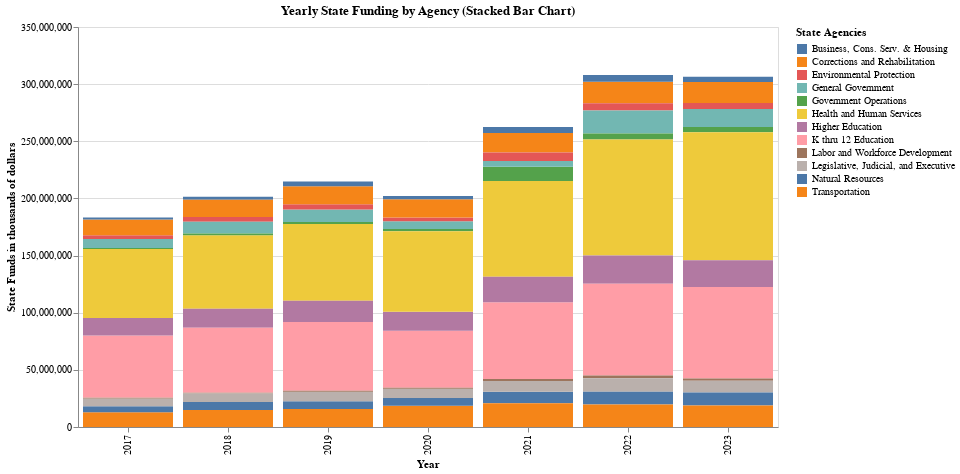

Here is the notebook cell this chart was saved with:
### Code cell
# Stacked Bar Chart
stacked_bar_chart = alt.Chart(df).mark_bar().encode(
    x='Year:O',
    y=alt.Y('Total State Funds*', title='State Funds in thousands of dollars'),
    color='State Agencies:N',
    tooltip=['Year', 'State Agencies', 'Total State Funds*']
).properties(
    width=700,
    height=400,
    title='Yearly State Funding by Agency (Stacked Bar Chart)'
)

stacked_bar_chart

### Figure 1 — Vega-Lite specification as saved in the notebook (floating-point values rounded to 4 significant figures)
{"config": {"view": {"continuousWidth": 400, "continuousHeight": 300}}, "data": {"name": "data-7afb8bf2a63c92f4828103f0ba0ca067"}, "mark": "bar", "encoding": {"color": {"field": "State Agencies", "type": "nominal"}, "tooltip": [{"field": "Year", "type": "nominal"}, {"field": "State Agencies", "type": "nominal"}, {"field": "Total State Funds*", "type": "quantitative"}], "x": {"field": "Year", "type": "ordinal"}, "y": {"field": "Total State Funds*", "title": "State Funds in thousands of dollars", "type": "quantitative"}}, "height": 400, "title": "Yearly State Funding by Agency (Stacked Bar Chart)", "width": 700, "$schema": "https://vega.github.io/schema/vega-lite/v4.17.0.json", "datasets": {"data-7afb8bf2a63c92f4828103f0ba0ca067": [{"Total State Funds*": 3186058, "State Agencies": "Environmental Protection", "Year": "2017"}, {"Total State Funds*": 12988956, "State Agencies": "Transportation", "Year": "2017"}, {"Total State Funds*": 5197052, "State Agencies": "Natural Resources", "Year": "2017"}, {"Total State Funds*": 6744679, "State Agencies": "Legislative, Judicial, and Executive", "Year": "2017"}, {"Total State Funds*": 847140, "State Agencies": "Labor and Workforce Development", "Year": "2017"}, {"Total State Funds*": 54225738, "State Agencies": "K thru 12 Education", "Year": "2017"}, {"Total State Funds*": 15396305, "State Agencies": "Higher Education", "Year": "2017"}, {"Total State Funds*": 60275318, "State Agencies": "Health and Human Services", "Year": "2017"}, {"Total State Funds*": 985148, "State Agencies": "Government Operations", "Year": "2017"}, {"Total State Funds*": 7857559, "State Agencies": "General Government", "Year": "2017"}, {"Total State Funds*": 13869150, "State Agencies": "Corrections and Rehabilitation", "Year": "2017"}, {"Total State Funds*": 1683190, "State Agencies": "Business, Cons. Serv. & Housing", "Year": "2017"}, {"Total State Funds*": 2523990, "State Agencies": "Business, Cons. Serv. & Housing", "Year": "2018"}, {"Total State Funds*": 64332173, "State Agencies": "Health and Human Services", "Year": "2018"}, {"Total State Funds*": 4177317, "State Agencies": "Environmental Protection", "Year": "2018"}, {"Total State Funds*": 10325676, "State Agencies": "General Government", "Year": "2018"}, {"Total State Funds*": 1613912, "State Agencies": "Government Operations", "Year": "2018"}, {"Total State Funds*": 16589768, "State Agencies": "Higher Education", "Year": "2018"}, {"Total State Funds*": 15000372, "State Agencies": "Corrections and Rehabilitation", "Year": "2018"}, {"Total State Funds*": 882264, "State Agencies": "Labor and Workforce Development", "Year": "2018"}, {"Total State Funds*": 7472245, "State Agencies": "Legislative, Judicial, and Executive", "Year": "2018"}, {"Total State Funds*": 6900282, "State Agencies": "Natural Resources", "Year": "2018"}, {"Total State Funds*": 14873885, "State Agencies": "Transportation", "Year": "2018"}, {"Total State Funds*": 56680868, "State Agencies": "K thru 12 Education", "Year": "2018"}, {"Total State Funds*": 60137016, "State Agencies": "K thru 12 Education", "Year": "2019"}, {"Total State Funds*": 15729491, "State Agencies": "Transportation", "Year": "2019"}, {"Total State Funds*": 6910734, "State Agencies": "Natural Resources", "Year": "2019"}, {"Total State Funds*": 8219236, "State Agencies": "Legislative, Judicial, and Executive", "Year": "2019"}, {"Total State Funds*": 951252, "State Agencies": "Labor and Workforce Development", "Year": "2019"}, {"Total State Funds*": 67139332, "State Agencies": "Health and Human Services", "Year": "2019"}, {"Total State Funds*": 1752880, "State Agencies": "Government Operations", "Year": "2019"}, {"Total State Funds*": 10908785, "State Agencies": "General Government", "Year": "2019"}, {"Total State Funds*": 4636405, "State Agencies": "Environmental Protection", "Year": "2019"}, {"Total State Funds*": 15788581, "State Agencies": "Corrections and Rehabilitation", "Year": "2019"}, {"Total State Funds*": 4124992, "State Agencies": "Business, Cons. Serv. & Housing", "Year": "2019"}, {"Total State Funds*": 18479257, "State Agencies": "Higher Education", "Year": "2019"}, {"Total State Funds*": 18641239, "State Agencies": "Transportation", "Year": "2020"}, {"Total State Funds*": 6688182, "State Agencies": "Natural Resources", "Year": "2020"}, {"Total State Funds*": 8038029, "State Agencies": "Legislative, Judicial, and Executive", "Year": "2020"}, {"Total State Funds*": 49735800, "State Agencies": "K thru 12 Education", "Year": "2020"}, {"Total State Funds*": 1016924, "State Agencies": "Labor and Workforce Development", "Year": "2020"}, {"Total State Funds*": 16697509, "State Agencies": "Higher Education", "Year": "2020"}, {"Total State Funds*": 1949352, "State Agencies": "Government Operations", "Year": "2020"}, {"Total State Funds*": 6755649, "State Agencies": "General Government", "Year": "2020"}, {"Total State Funds*": 3332320, "State Agencies": "Environmental Protection", "Year": "2020"}, {"Total State Funds*": 15928545, "State Agencies": "Corrections and Rehabilitation", "Year": "2020"}, {"Total State Funds*": 2871469, "State Agencies": "Business, Cons. Serv. & Housing", "Year": "2020"}, {"Total State Funds*": 70418575, "State Agencies": "Health and Human Services", "Year": "2020"}, {"Total State Funds*": 9878217, "State Agencies": "Natural Resources", "Year": "2021"}, {"Total State Funds*": 9496491, "State Agencies": "Legislative, Judicial, and Executive", "Year": "2021"}, {"Total State Funds*": 1786043, "State Agencies": "Labor and Workforce Development", "Year": "2021"}, {"Total State Funds*": 67178751, "State Agencies": "K thru 12 Education", "Year": "2021"}, {"Total State Funds*": 17184989, "State Agencies": "Corrections and Rehabilitation", "Year": "2021"}, {"Total State Funds*": 83833235, "State Agencies": "Health and Human Services", "Year": "2021"}, {"Total State Funds*": 12379323, "State Agencies": "Government Operations", "Year": "2021"}, {"Total State Funds*": 7369547, "State Agencies": "Environmental Protection", "Year": "2021"}, {"Total State Funds*": 5294392, "State Agencies": "Business, Cons. Serv. & Housing", "Year": "2021"}, {"Total State Funds*": 22307523, "State Agencies": "Higher Education", "Year": "2021"}, {"Total State Funds*": 5013899, "State Agencies": "General Government", "Year": "2021"}, {"Total State Funds*": 20866758, "State Agencies": "Transportation", "Year": "2021"}, {"Total State Funds*": 18796129, "State Agencies": "Corrections and Rehabilitation", "Year": "2022"}, {"Total State Funds*": 6370164, "State Agencies": "Environmental Protection", "Year": "2022"}, {"Total State Funds*": 20118958, "State Agencies": "General Government", "Year": "2022"}, {"Total State Funds*": 5357719, "State Agencies": "Government Operations", "Year": "2022"}, {"Total State Funds*": 101351278, "State Agencies": "Health and Human Services", "Year": "2022"}, {"Total State Funds*": 24840070, "State Agencies": "Higher Education", "Year": "2022"}, {"Total State Funds*": 80233899, "State Agencies": "K thru 12 Education", "Year": "2022"}, {"Total State Funds*": 2467091, "State Agencies": "Labor and Workforce Development", "Year": "2022"}, {"Total State Funds*": 11730656, "State Agencies": "Legislative, Judicial, and Executive", "Year": "2022"}, {"Total State Funds*": 11252529, "State Agencies": "Natural Resources", "Year": "2022"}, {"Total State Funds*": 19579761, "State Agencies": "Transportation", "Year": "2022"}, {"Total State Funds*": 5817847, "State Agencies": "Business, Cons. Serv. & Housing", "Year": "2022"}, {"Total State Funds*": 4607264, "State Agencies": "Business, Cons. Serv. & Housing", "Year": "2023"}, {"Total State Funds*": 18469305, "State Agencies": "Corrections and Rehabilitation", "Year": "2023"}, {"Total State Funds*": 5160871, "State Agencies": "Environmental Protection", "Year": "2023"}, {"Total State Funds*": 15675266, "State Agencies": "General Government", "Year": "2023"}, {"Total State Funds*": 4661453, "State Agencies": "Government Operations", "Year": "2023"}, {"Total State Funds*": 111981876, "State Agencies": "Health and Human Services", "Year": "2023"}, {"Total State Funds*": 23370627, "State Agencies": "Higher Education", "Year": "2023"}, {"Total State Funds*": 80164019, "State Agencies": "K thru 12 Education", "Year": "2023"}, {"Total State Funds*": 1916824, "State Agencies": "Labor and Workforce Development", "Year": "2023"}, {"Total State Funds*": 10329964, "State Agencies": "Legislative, Judicial, and Executive", "Year": "2023"}, {"Total State Funds*": 11256487, "State Agencies": "Natural Resources", "Year": "2023"}, {"Total State Funds*": 18900398, "State Agencies": "Transportation", "Year": "2023"}]}}
